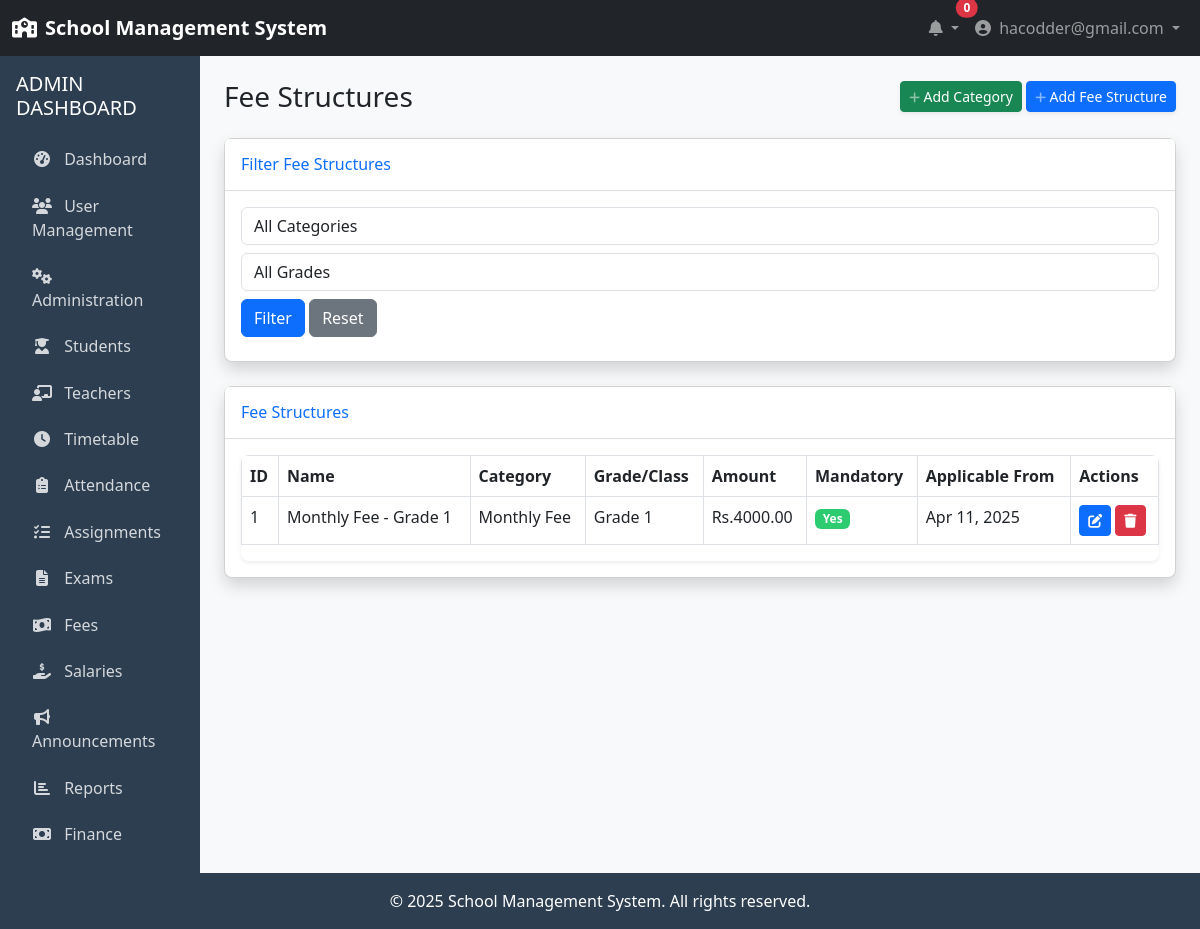
Screenshot of /finance/fee-structures/ (signed in) with the database file from the repository.
### accounts/models.py (models this page shows, shortened)
class User(AbstractUser):
    USER_TYPE_CHOICES = (
        ('ADMIN', 'Admin'),
        ('TEACHER', 'Teacher'),
        ('STUDENT', 'Student'),
    )
    username = None
    email = models.EmailField(_('email address'), unique=True)
    user_type = models.CharField(max_length=10, choices=USER_TYPE_CHOICES, default='STUDENT')
    profile_pic = models.ImageField(upload_to='profile_pics/', null=True, blank=True)
    phone_number = models.CharField(max_length=15, null=True, blank=True)
    address = models.TextField(null=True, blank=True)
    date_of_birth = models.DateField(null=True, blank=True)
    USERNAME_FIELD = 'email'
    REQUIRED_FIELDS = []
    objects = UserManager()
    @property
    def is_admin(self):
        return self.user_type == 'ADMIN'

### finance/models.py (models this page shows, shortened)
class FeeStructure(models.Model):
    FREQUENCY_CHOICES = [
        ('ANNUAL', 'Annual'),
        ('SEMI_ANNUAL', 'Semi-Annual'),
        ('QUARTERLY', 'Quarterly'),
        ('MONTHLY', 'Monthly'),
        ('ONE_TIME', 'One Time'),
    ]
    name = models.CharField(max_length=100)
    academic_session = models.ForeignKey(AcademicSession, on_delete=models.CASCADE, related_name='fee_structures')
    grade = models.ForeignKey(Grade, on_delete=models.CASCADE, related_name='fee_structures')
    category = models.ForeignKey(FeeCategory, on_delete=models.CASCADE, related_name='fee_structures')
    amount = models.DecimalField(max_digits=10, decimal_places=2)
    frequency = models.CharField(max_length=20, choices=FREQUENCY_CHOICES, default='ANNUAL')
    due_date = models.DateField(null=True, blank=True)  # For one-time fees
    is_mandatory = models.BooleanField(default=True)
    description = models.TextField(null=True, blank=True)
    applicable_from = models.DateField(auto_now_add=True)
    class Meta:
        unique_together = ['academic_session', 'grade', 'category']

class FeeCategory(models.Model):
    name = models.CharField(max_length=100, unique=True)
    description = models.TextField(null=True, blank=True)
    class Meta:
        verbose_name_plural = 'Fee Categories'

### administration/models.py (models this page shows, shortened)
class Grade(models.Model):
    name = models.CharField(max_length=50, unique=True)
    display_name = models.CharField(max_length=50)

### finance/views.py (the view)
# urls.py: path('fee-structures/', views.fee_structure_list, name='fee_structure_list'),
@login_required
@admin_required
def fee_structure_list(request):
    context = {
        'fee_structures': FeeStructure.objects.all()
    }
    return render(request, 'finance/fee_structure_list.html', context)

### accounts/mixins.py (called while the page is built)
def admin_required(view_func):
    def check_admin(user):
        return user.is_authenticated and user.is_admin
    decorated_view = user_passes_test(check_admin, login_url=reverse_lazy('accounts:login'))(view_func)
    return decorated_view

### templates/finance/fee_structure_list.html (shortened to what this page needs)
{% extends 'base.html' %}
{% block content %}
<div class="container-fluid">
    <div class="d-sm-flex align-items-center justify-content-between mb-4">
        <h1 class="h3 mb-0 text-gray-800">Fee Structures</h1>
        <div>
            <a href="{% url 'finance:add_fee_category' %}" class="d-none d-sm-inline-block btn btn-sm btn-success shadow-sm mr-2">
                 Add Category
            </a>
            <a href="{% url 'finance:add_fee_structure' %}" class="d-none d-sm-inline-block btn btn-sm btn-primary shadow-sm">
                 Add Fee Structure
            </a>
        </div>
    </div>
    <div class="card shadow mb-4">
        <div class="card-header py-3">
            <h6 class="m-0 font-weight-bold text-primary">Filter Fee Structures</h6>
        </div>
        <div class="card-body">
            <form method="get" class="form-inline">
                <div class="form-group mb-2 mr-2">
                    <select name="category" id="category" class="form-control">
                        <option value="">All Categories</option>
                    </select>
                </div>
                <div class="form-group mb-2 mr-2">
                    <select name="grade" id="grade" class="form-control">
                        <option value="">All Grades</option>
                    </select>
                </div>
                <button type="submit" class="btn btn-primary mb-2 mr-2">Filter</button>
                <a href="{% url 'finance:fee_structure_list' %}" class="btn btn-secondary mb-2">Reset</a>
            </form>
        </div>
    </div>
    <div class="card shadow mb-4">
        <div class="card-header py-3">
            <h6 class="m-0 font-weight-bold text-primary">Fee Structures</h6>
        </div>
        <div class="card-body">
            <div class="table-responsive">
                <table class="table table-bordered" id="feeStructuresTable" width="100%" cellspacing="0">
                    <thead>
                        <tr>
                            <th>ID</th>
                            <th>Name</th>
                            <th>Category</th>
                            <th>Grade/Class</th>
                            <th>Amount</th>
                            <th>Mandatory</th>
                            <th>Applicable From</th>
                            <th>Actions</th>
                        </tr>
                    </thead>
                    <tbody>
                        {% if fee_structures %}
                            {% for fee in fee_structures %}
                            <tr>
                                <td>{{ fee.id }}</td>
                                <td>{{ fee.name }}</td>
                                <td>{{ fee.category.name }}</td>
                                <td>{{ fee.grade.name }}</td>
                                <td>Rs.{{ fee.amount }}</td>
                                <td>
                                    {% if fee.is_mandatory %}
                                    <span class="badge badge-success">Yes</span>
                                    {% else %}
                                    <span class="badge badge-secondary">No</span>
                                    {% endif %}
                                </td>
                                <td>{{ fee.applicable_from|date:"M d, Y" }}</td>
                                <td>
                                    <a href="{% url 'finance:edit_fee_structure' fee.id %}" class="btn btn-sm btn-primary">
                                        <i class="fas fa-edit"></i>
                                    </a>
                                    <a href="{% url 'finance:delete_fee_structure' fee.id %}" class="btn btn-sm btn-danger">
                                        <i class="fas fa-trash"></i>
                                    </a>
                                </td>
                            </tr>
                            {% endfor %}
                        {% else %}
                            <tr>
                                <td colspan="8" class="text-center">No fee structures found.</td>
                            </tr>
                        {% endif %}
                    </tbody>
                </table>
            </div>
        </div>
    </div>
</div>
{% endblock %}

### templates/base.html (shortened to what this page needs)
<!DOCTYPE html>
<html lang="en">
<head>
    <link href="https://cdn.jsdelivr.net/npm/bootstrap@5.3.0/dist/css/bootstrap.min.css" rel="stylesheet">
    <link rel="stylesheet" href="https://cdnjs.cloudflare.com/ajax/libs/font-awesome/6.4.0/css/all.min.css">
</head>
<body>
    <nav class="navbar navbar-expand-lg navbar-dark bg-dark">
        <div class="container-fluid">
            <a class="navbar-brand" href="{% url 'home' %}">
                <i class="fas fa-school me-2"></i>School Management System
            </a>
            <div class="collapse navbar-collapse" id="navbarSupportedContent">
                <ul class="navbar-nav ms-auto mb-2 mb-lg-0">
                    {% if user.is_authenticated %}
                    <li class="nav-item dropdown">
                        <a class="nav-link dropdown-toggle" href="#" id="notificationDropdown" role="button" data-bs-toggle="dropdown">
                            <i class="fas fa-bell"></i>
                            <span class="position-absolute top-0 start-100 translate-middle badge rounded-pill bg-danger">
                                0
                            </span>
                        </a>
                    </li>
                    <li class="nav-item dropdown">
                        <a class="nav-link dropdown-toggle" href="#" id="userDropdown" role="button" data-bs-toggle="dropdown">
                            <i class="fas fa-user-circle me-1"></i> {{ user.get_full_name|default:user.email }}
                        </a>
                    </li>
                    {% else %}
                    <li class="nav-item">
                        <a class="nav-link" href="{% url 'accounts:login' %}"><i class="fas fa-sign-in-alt me-1"></i> Login</a>
                    </li>
                    {% endif %}
                </ul>
            </div>
        </div>
    </nav>
    <div class="container-fluid">
        <div class="row">
            {% if user.is_authenticated %}
            <div class="col-md-3 col-lg-2 px-0 sidebar">
                <div class="p-3">
                    {% if user.is_admin %}
                    <h5 class="text-uppercase mb-3">Admin Dashboard</h5>
                    <ul class="nav flex-column" id="sidenavAccordion">
                        <li class="nav-item">
                            <a class="nav-link {% if request.path == '/accounts/admin/dashboard/' %}active{% endif %}" href="{% url 'accounts:admin_dashboard' %}">
                                <i class="fas fa-tachometer-alt"></i> Dashboard
                            </a>
                        </li>
                        <li class="nav-item">
                            <a class="nav-link {% if '/accounts/users/' in request.path %}active{% endif %}" href="{% url 'accounts:user_list' %}">
                                <i class="fas fa-users"></i> User Management
                            </a>
                        </li>
                        <li class="nav-item">
                            <a class="nav-link collapsed" href="#" data-bs-toggle="collapse" data-bs-target="#collapseAdmin"
                                aria-expanded="false" aria-controls="collapseAdmin">
                                <i class="fas fa-fw fa-cogs"></i>
                                <span>Administration</span>
                            </a>
                        </li>
                        <li class="nav-item">
                            <a class="nav-link" href="{% url 'academics:student_list' %}">
                                <i class="fas fa-user-graduate"></i> Students
                            </a>
                        </li>
                        <li class="nav-item">
                            <a class="nav-link" href="{% url 'academics:teacher_list' %}">
                                <i class="fas fa-chalkboard-teacher"></i> Teachers
                            </a>
                        </li>
                        <li class="nav-item">
                            <a class="nav-link" href="{% url 'academics:timetable_list' %}">
                                <i class="fas fa-clock"></i> Timetable
                            </a>
                        </li>
                        <li class="nav-item">
                            <a class="nav-link" href="{% url 'academics:attendance_list' %}">
                                <i class="fas fa-clipboard-list"></i> Attendance
                            </a>
                        </li>
                        <li class="nav-item">
                            <a class="nav-link" href="{% url 'academics:assignment_list' %}">
                                <i class="fas fa-tasks"></i> Assignments
                            </a>
                        </li>
                        <li class="nav-item">
                            <a class="nav-link" href="{% url 'academics:exam_list' %}">
                                <i class="fas fa-file-alt"></i> Exams
                            </a>
                        </li>
                        <li class="nav-item">
                            <a class="nav-link" href="{% url 'finance:fee_payment_list' %}">
                                <i class="fas fa-money-bill-wave"></i> Fees
                            </a>
                        </li>
                        <li class="nav-item">
                            <a class="nav-link" href="{% url 'finance:salary_payment_list' %}">
                                <i class="fas fa-hand-holding-usd"></i> Salaries
                            </a>
                        </li>
                        <li class="nav-item">
                            <a class="nav-link" href="#">
                                <i class="fas fa-bullhorn"></i> Announcements
                            </a>
                        </li>
                        <li class="nav-item">
                            <a class="nav-link" href="#">
                                <i class="fas fa-chart-bar"></i> Reports
                            </a>
                        </li>
                        <li class="nav-item
                            ">
                            <a class="nav-link {% if 'finance:fee_category_list' in request.path or 'finance:fee_structure_list' in request.path or 'finance:fee_payment_list' in request.path or 'finance:salary_structure_list' in request.path or 'finance:salary_payment_list' in request.path or 'finance:student_fee_management' in request.path %}{% else %}collapsed{% endif %}" href="#" data-toggle="collapse" data-target="#collapseFinance"
                                aria-expanded="{% if 'finance:fee_category_list' in request.path or 'finance:fee_structure_list' in request.path or 'finance:fee_payment_list' in request.path or 'finance:salary_structure_list' in request.path or 'finance:salary_payment_list' in request.path or 'finance:student_fee_management' in request.path %}true{% else %}false{% endif %}" aria-controls="collapseFinance">
                                <i class="fas fa-fw fa-money-bill"></i>
                                <span>Finance</span>
                            </a>
                        </li>
                    </ul>
                    {% endif %}
                </div>
            </div>
            <div class="col-md-9 col-lg-10 content py-4">
            {% else %}
            <div class="col-12 content py-4">
            {% endif %}
                {% block content %}{% endblock %}
            </div>
        </div>
    </div>
    <footer class="footer text-center">
        <div class="container">
            <p class="mb-0">&copy; {% now "Y" %} School Management System. All rights reserved.</p>
        </div>
    </footer>
</body>
</html>

### templates/base.html (style rules this page uses)
:root { --primary-color: #3498db; --secondary-color: #2c3e50; --success-color: #2ecc71; --danger-color: #e74c3c; --warning-color: #f39c12; --light-color: #ecf0f1; --dark-color: #2c3e50; }
body { min-height: 100vh; display: flex; flex-direction: column; background-color: #f8f9fa; }
.content { flex: 1; }
.navbar-brand { font-weight: bold; }
.sidebar { background-color: var(--secondary-color); color: white; min-height: calc(100vh - 56px); }
.sidebar .nav-link { color: rgba(255, 255, 255, 0.8); padding: 0.5rem 1rem; margin: 0.2rem 0; border-radius: 0.25rem; transition: all 0.2s; }
.sidebar .nav-link i { margin-right: 0.5rem; width: 20px; text-align: center; }
.card { border-radius: 0.5rem; box-shadow: 0 0.125rem 0.25rem rgba(0, 0, 0, 0.075); margin-bottom: 1.5rem; }
.card-header { background-color: #fff; border-bottom: 1px solid rgba(0, 0, 0, 0.125); padding: 1rem; font-weight: 500; }
.footer { background-color: var(--secondary-color); color: white; padding: 1rem 0; margin-top: auto; }
.table-responsive { border-radius: 0.5rem; overflow: hidden; box-shadow: 0 0.125rem 0.25rem rgba(0, 0, 0, 0.075); }
.badge.badge-success { background-color: var(--success-color); }

### rows the page displays
User: get_full_name "hacodder@gmail.com"
FeeStructure: id "1", name "Monthly Fee - Grade 1", category.name "Monthly Fee", grade.name "Grade 1", amount "4000.00", is_mandatory "Yes", applicable_from "Apr 11, 2025"
